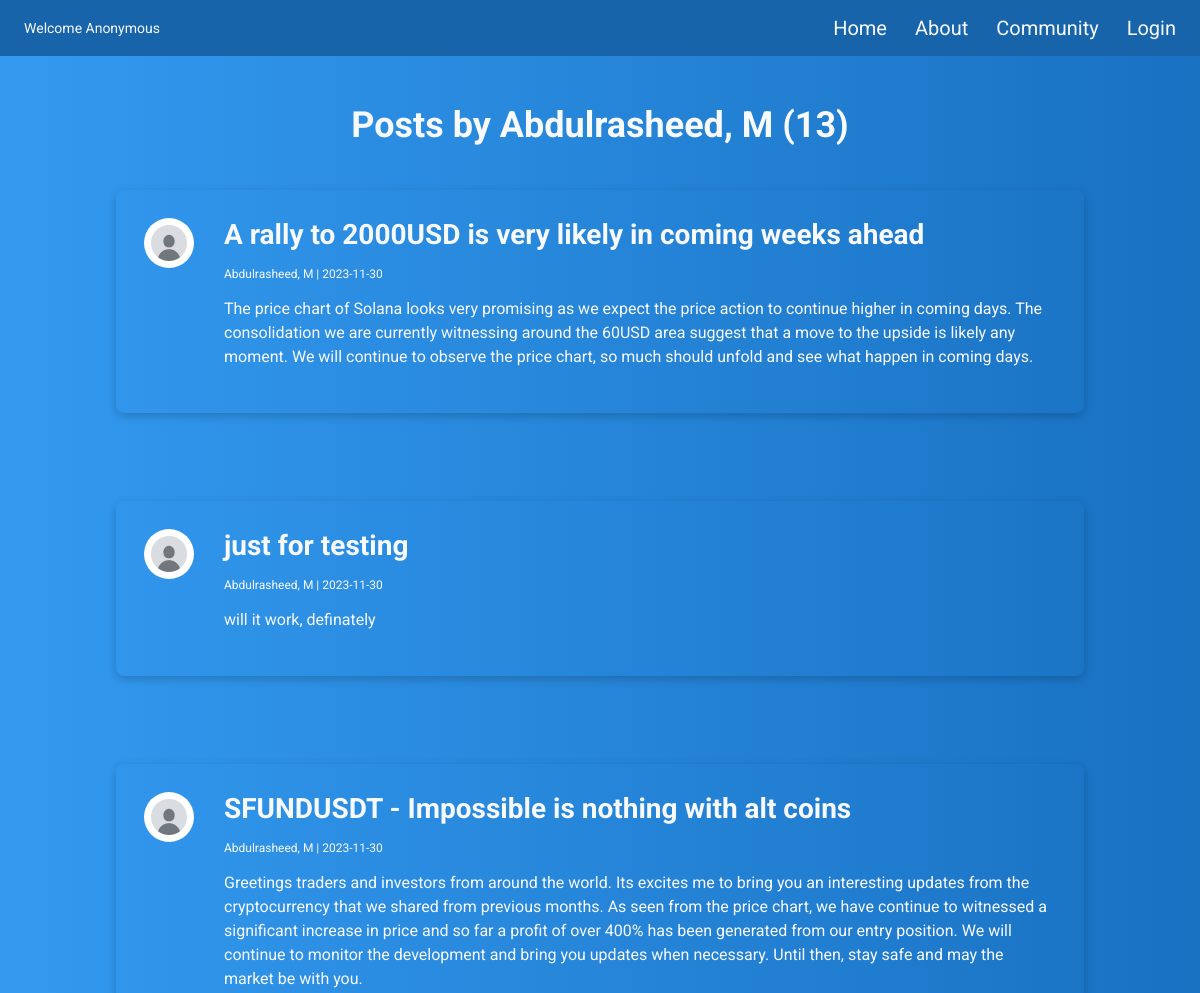
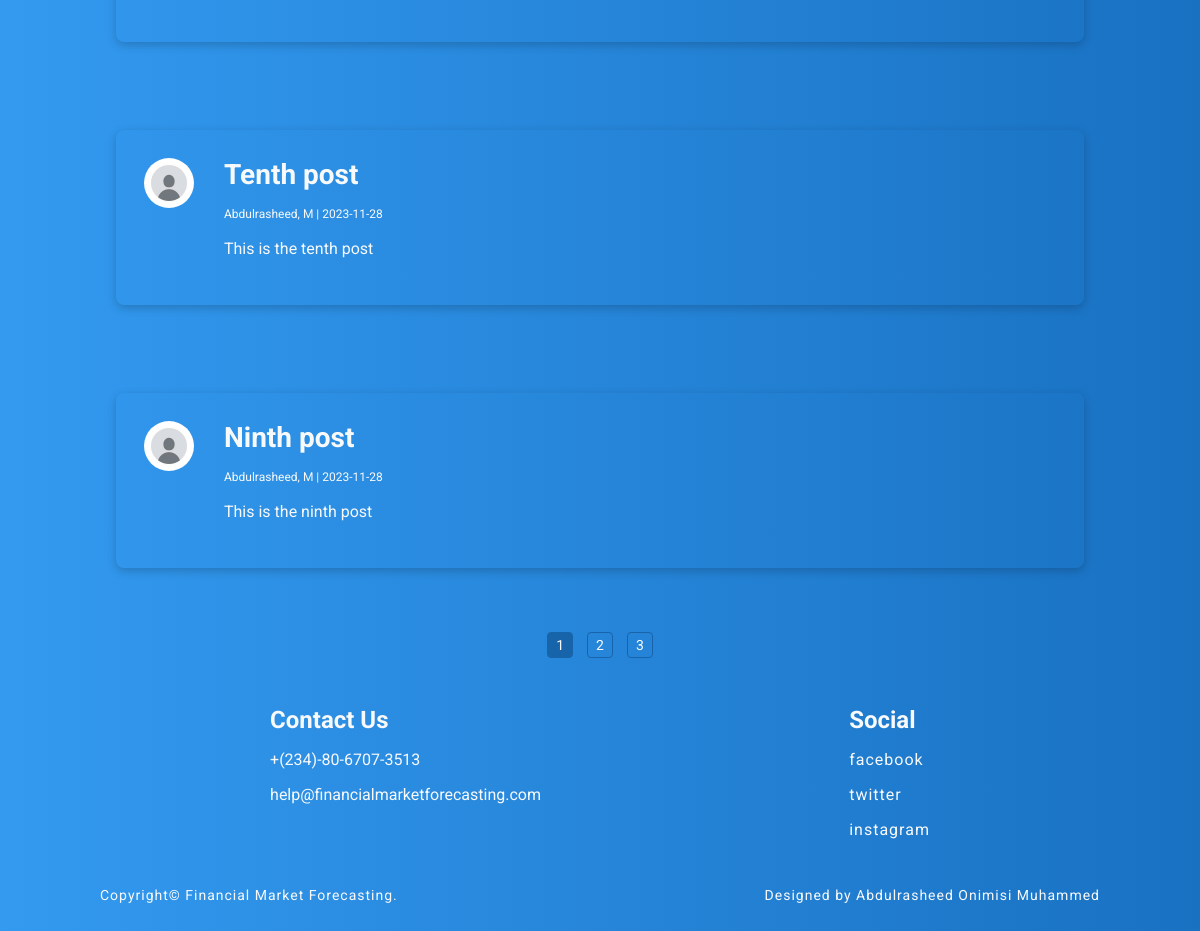
Before: /user/mabdulrasheed1210@gmail.com with the older database file (2 pictures, top to bottom).
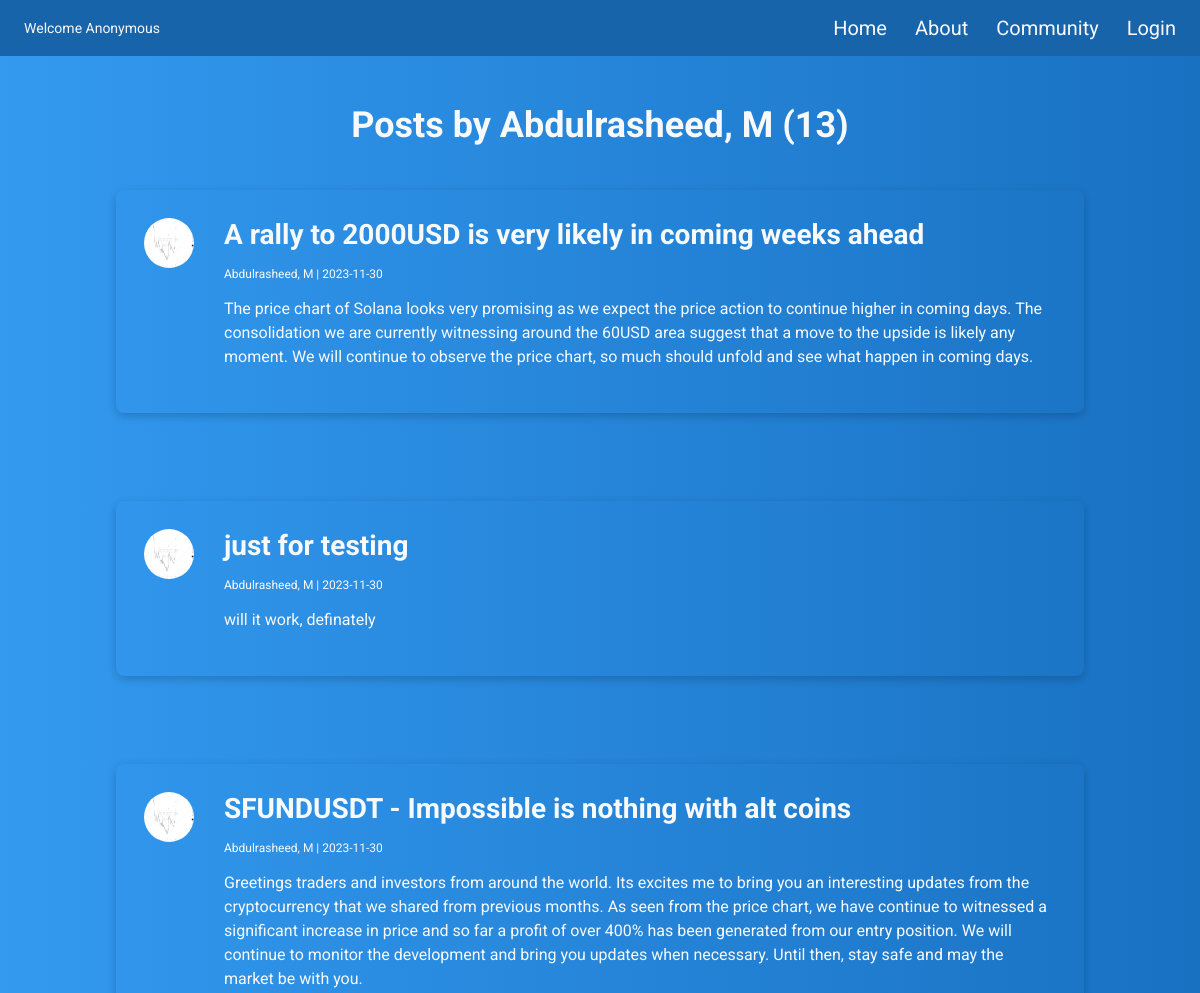
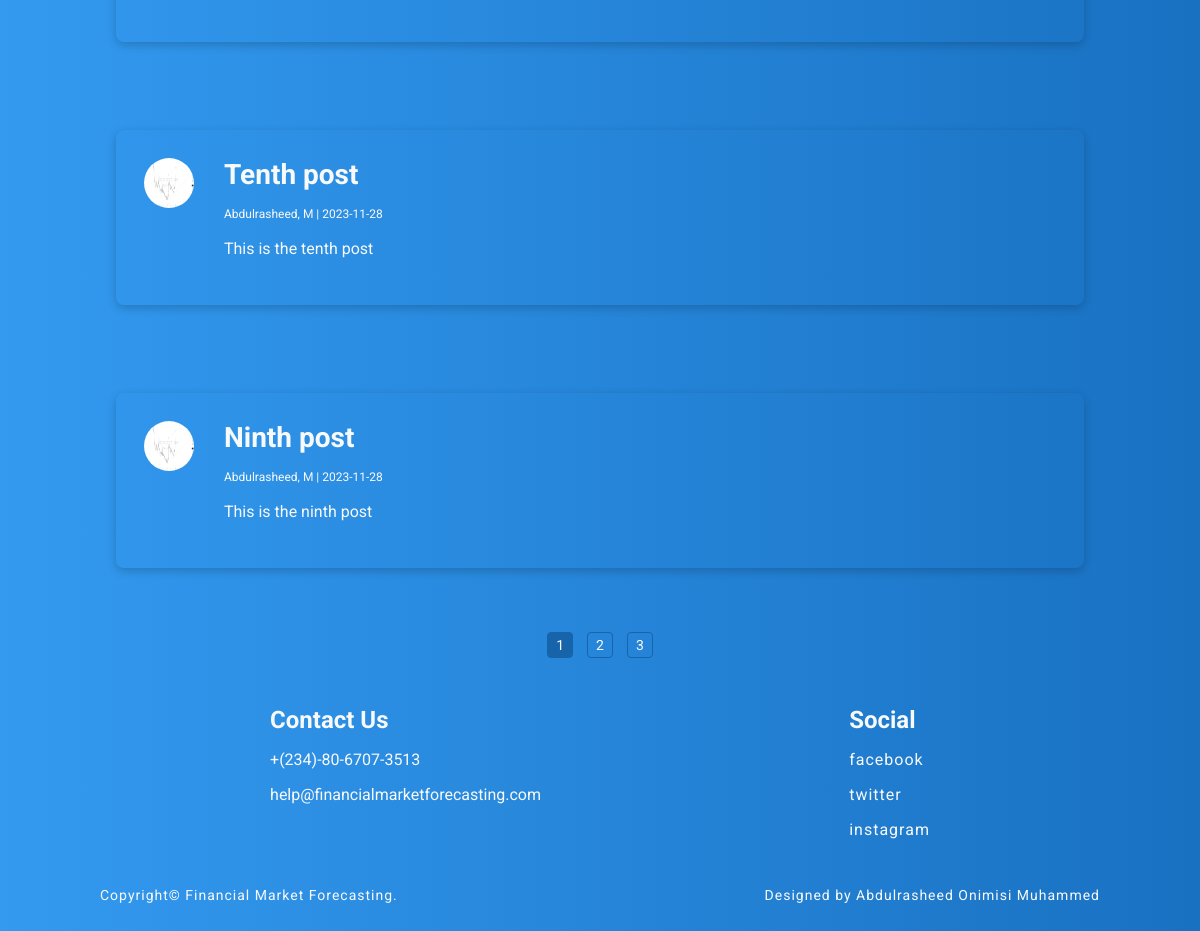
After: the same page with the newer database file (2 pictures, top to bottom).
### forecasting/models.py (models this page shows, shortened)
class Post(db.Model):
     id = db.Column(db.Integer, primary_key=True)
     title = db.Column(db.String(100), nullable=False)
     date_posted = db.Column(db.DateTime, nullable=False, default=datetime.utcnow)
     content = db.Column(db.Text, nullable=False)
     chart = db.Column(db.String(255))
     user_id = db.Column(db.Integer, db.ForeignKey('user.id'), nullable=False)

class User(db.Model, UserMixin):
     id = db.Column(db.Integer, primary_key=True)
     firstname = db.Column(db.String(25), nullable=False)
     lastname = db.Column(db.String(25), nullable=False)
     email = db.Column(db.String(25), unique=True, nullable=False)
     image_file = db.Column(db.String(20), nullable=False, default='default.jpg')
     password = db.Column(db.String(60), nullable=False)
     posts = db.relationship('Post', backref='author', lazy=True)

### forecasting/users/routes.py (the view)
@users.route("/user/<string:email>")
def user_posts(email):
    page = request.args.get('page', 1, type=int)
    user = User.query.filter_by(email=email).first_or_404()
    posts = Post.query.filter_by(author=user).order_by(Post.date_posted.desc()).paginate(page=page, per_page=5)
    return render_template('user_posts.html', title='User', posts=posts, user=user)

### forecasting/templates/user_posts.html
{% extends "layout.html"%}
{% block content %}
<h1 class="ideas">Posts by {{ user.firstname }}, {{ user.lastname[0] }} ({{ posts.total }})</h1>
{% for post in posts.items %}
<div class="shared-post">
  <div>
    <img src="{{ url_for('static', filename='uploads/' + post.author.image_file)}}" alt="profile" class="user-post-img">
  </div>
  <div class="post-content">
    <a href="{{ url_for('posts.post', post_id=post.id) }}">
      <h3 class="post-content-header">{{ post.title }}</h3>
    </a>
    <p class="post-author-date">{{ post.author.firstname
      }}, {{ post.author.lastname[0] }} | {{
      post.date_posted.strftime('%Y-%m-%d') }}</p>
    <p class="post-comment">{{ post.content }}</p>
  </div>
</div>
{% endfor %}
<div class="pages">
  {% for page_num in posts.iter_pages(left_edge=1, right_edge=1, left_current=1, right_current=2) %}
  {% if page_num %}
  <a href="{{ url_for('users.user_posts', email= user.email, page=page_num)}}" {% if page_num==posts.page
    %}class="current" {% endif %}>{{
    page_num }}</a>
  {% else %}
  ...
  {% endif %}
  {% endfor %}
</div>
{% endblock content %}

Changed rows visible on the page:
changed through a linked row, Post "A rally to 2000USD is very likely in coming weeks ahead": image_file: a different picture
changed through a linked row, Post "just for testing": image_file: a different picture
changed through a linked row, Post "SFUNDUSDT - Impossible is nothing with alt coins": image_file: a different picture
changed through a linked row, Post "Tenth post": image_file: a different picture
changed through a linked row, Post "Ninth post": image_file: a different picture
